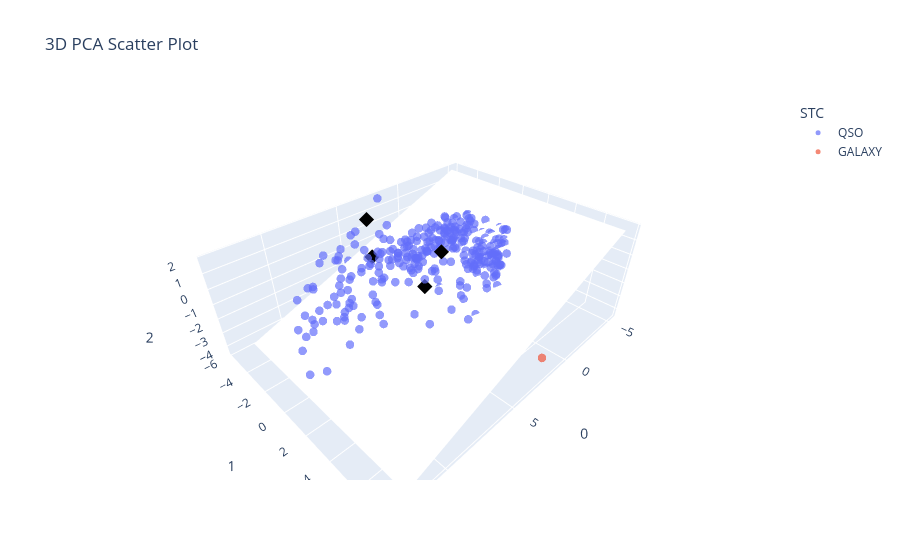

The code cell stored with this chart in its notebook:
### Code cell
import plotly.express as px
import pandas as pd
import numpy as np
import plotly.graph_objects as go

# Create a 3D PCA scatter plot
fig = px.scatter_3d(
    pca_df, 
    x=0, 
    y=1, 
    z=2, 
    color="STC",  # Color by Spectral Type Classification
    opacity=0.7,
    title="3D PCA Scatter Plot",
    labels={0: "PCA 1", 1: "PCA 2", 2: "PCA 3"},
)

# Highlight mismatched QSOs
fig.add_trace(
    px.scatter_3d(
        mismatched_qso, 
        x=0, 
        y=1, 
        z=2, 
        color_discrete_sequence=["black"], 
        symbol_sequence=["diamond"], 
        opacity=1
    ).data[0]
)

fig.update_traces(marker=dict(size=5))

# Define plane dimensions
x_range = np.linspace(pca_df[0].min(), pca_df[0].max(), 10)
y_range = np.linspace(pca_df[1].min(), pca_df[1].max(), 10)
X, Y = np.meshgrid(x_range, y_range)

Z = np.zeros_like(X)  # Initial plane at PCA 3 = 0

# Rotation angle about Y-axis (in radians)
theta_y = np.pi / 9  # 45 degrees

# Apply Y-axis rotation (affects X and Z)
X_rot = X * np.cos(theta_y) + Z * np.sin(theta_y)
Z_rot = -X * np.sin(theta_y) + Z * np.cos(theta_y)

# Create rotated plane trace
plane_trace = go.Surface(
    x=X_rot, 
    y=Y,  # Y remains unchanged
    z=Z_rot, 
    colorscale=[(0, "white"), (1, "white")],  
    showscale=False,
    opacity=1
)

# Add the rotated plane to the figure
fig.add_trace(plane_trace)

fig.show()

### Figure 1 — Plotly figure (JSON) as saved in the notebook; plotly's stock layout.template omitted (floating-point values rounded to 4 significant figures; data arrays with more than 128 entries replaced by an {"elided": "..."} marker saying what was removed)
{"data": [{"hovertemplate": "STC=QSO<br>0=%{x}<br>1=%{y}<br>2=%{z}<extra></extra>", "legendgroup": "QSO", "marker": {"color": "#636efa", "opacity": 0.7, "size": 5, "symbol": "circle"}, "mode": "markers", "name": "QSO", "scene": "scene", "showlegend": true, "type": "scatter3d", "x": {"elided": "680 float values"}, "y": {"elided": "680 float values"}, "z": {"elided": "680 float values"}}, {"hovertemplate": "STC=GALAXY<br>0=%{x}<br>1=%{y}<br>2=%{z}<extra></extra>", "legendgroup": "GALAXY", "marker": {"color": "#EF553B", "opacity": 0.7, "size": 5, "symbol": "circle"}, "mode": "markers", "name": "GALAXY", "scene": "scene", "showlegend": true, "type": "scatter3d", "x": [2.186], "y": [7.696], "z": [-3.231]}, {"hovertemplate": "0=%{x}<br>1=%{y}<br>2=%{z}<extra></extra>", "legendgroup": "", "marker": {"color": "black", "opacity": 1, "size": 5, "symbol": "diamond"}, "mode": "markers", "name": "", "scene": "scene", "showlegend": false, "type": "scatter3d", "x": [4.162, 2.629, 4.077, 4.109, -2.295], "y": [-4.091, 0.5191, -4.45, 0.647, -2.506], "z": [-1.084, 0.5765, 1.382, -1.068, -0.7602]}, {"colorscale": [[0, "white"], [1, "white"]], "opacity": 1, "showscale": false, "type": "surface", "x": [[-4.925, -3.028, -1.132, 0.765, 2.662, 4.558, 6.455, 8.352, 10.25, 12.15], [-4.925, -3.028, -1.132, 0.765, 2.662, 4.558, 6.455, 8.352, 10.25, 12.15], [-4.925, -3.028, -1.132, 0.765, 2.662, 4.558, 6.455, 8.352, 10.25, 12.15], [-4.925, -3.028, -1.132, 0.765, 2.662, 4.558, 6.455, 8.352, 10.25, 12.15], [-4.925, -3.028, -1.132, 0.765, 2.662, 4.558, 6.455, 8.352, 10.25, 12.15], [-4.925, -3.028, -1.132, 0.765, 2.662, 4.558, 6.455, 8.352, 10.25, 12.15], [-4.925, -3.028, -1.132, 0.765, 2.662, 4.558, 6.455, 8.352, 10.25, 12.15], [-4.925, -3.028, -1.132, 0.765, 2.662, 4.558, 6.455, 8.352, 10.25, 12.15], [-4.925, -3.028, -1.132, 0.765, 2.662, 4.558, 6.455, 8.352, 10.25, 12.15], [-4.925, -3.028, -1.132, 0.765, 2.662, 4.558, 6.455, 8.352, 10.25, 12.15]], "y": [[-5.738, -5.738, -5.738, -5.738, -5.738, -5.738, -5.738, -5.738, -5.738, -5.738], [-4.245, -4.245, -4.245, -4.245, -4.245, -4.245, -4.245, -4.245, -4.245, -4.245], [-2.753, -2.753, -2.753, -2.753, -2.753, -2.753, -2.753, -2.753, -2.753, -2.753], [-1.26, -1.26, -1.26, -1.26, -1.26, -1.26, -1.26, -1.26, -1.26, -1.26], [0.2326, 0.2326, 0.2326, 0.2326, 0.2326, 0.2326, 0.2326, 0.2326, 0.2326, 0.2326], [1.725, 1.725, 1.725, 1.725, 1.725, 1.725, 1.725, 1.725, 1.725, 1.725], [3.218, 3.218, 3.218, 3.218, 3.218, 3.218, 3.218, 3.218, 3.218, 3.218], [4.711, 4.711, 4.711, 4.711, 4.711, 4.711, 4.711, 4.711, 4.711, 4.711], [6.203, 6.203, 6.203, 6.203, 6.203, 6.203, 6.203, 6.203, 6.203, 6.203], [7.696, 7.696, 7.696, 7.696, 7.696, 7.696, 7.696, 7.696, 7.696, 7.696]], "z": [[1.793, 1.102, 0.4119, -0.2784, -0.9688, -1.659, -2.349, -3.04, -3.73, -4.421], [1.793, 1.102, 0.4119, -0.2784, -0.9688, -1.659, -2.349, -3.04, -3.73, -4.421], [1.793, 1.102, 0.4119, -0.2784, -0.9688, -1.659, -2.349, -3.04, -3.73, -4.421], [1.793, 1.102, 0.4119, -0.2784, -0.9688, -1.659, -2.349, -3.04, -3.73, -4.421], [1.793, 1.102, 0.4119, -0.2784, -0.9688, -1.659, -2.349, -3.04, -3.73, -4.421], [1.793, 1.102, 0.4119, -0.2784, -0.9688, -1.659, -2.349, -3.04, -3.73, -4.421], [1.793, 1.102, 0.4119, -0.2784, -0.9688, -1.659, -2.349, -3.04, -3.73, -4.421], [1.793, 1.102, 0.4119, -0.2784, -0.9688, -1.659, -2.349, -3.04, -3.73, -4.421], [1.793, 1.102, 0.4119, -0.2784, -0.9688, -1.659, -2.349, -3.04, -3.73, -4.421], [1.793, 1.102, 0.4119, -0.2784, -0.9688, -1.659, -2.349, -3.04, -3.73, -4.421]]}], "layout": {"legend": {"title": {"text": "STC"}, "tracegroupgap": 0}, "scene": {"domain": {"x": [0, 1], "y": [0, 1]}, "xaxis": {"title": {"text": "0"}}, "yaxis": {"title": {"text": "1"}}, "zaxis": {"title": {"text": "2"}}}, "title": {"text": "3D PCA Scatter Plot"}}}
